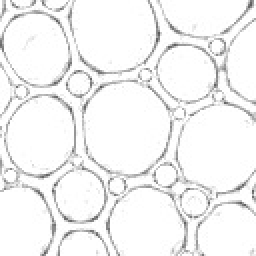
#> input picture BubbleGUI/Examples/lva/lva.jpg, 128 x 128 px (shown 2 times larger)
$ python bubblegui.py
#> lines starting #> are read from the running program, lines starting #| are printed output that depends on the picture
#!/usr/bin/env python
# coding: utf-8

# Chargement du module tkinter
import os
from tkinter import * # pour Python2 se serait Tkinter
from tkinter import filedialog
from PIL import ImageTk,Image
import math
import numpy as np
import csv
import matplotlib.image as mpimg
import qbubble as qb
import matplotlib.pyplot as plt
import matplotlib.cm as cm

# [24 lines left out: functions GenerateMask, original, Undo, not called in this run]

def EffacerTout():
    while len(Canevas.find_all()) > 1:
        Undo()

# [24 lines left out: functions asignColor, Drawbubbles, not called in this run]

def Distance(x1,y1,x2,y2):
    #euclidean distance
    return math.sqrt((math.pow(x1-x2,2))+(math.pow(y1-y2,2)))

# [37 lines left out: functions Key, Clic, bubblePlot, not called in this run]

lv = []         # list of bubble parameters
b  = []         # list of bubble points and properties
displayH = 550  # size of the image to be displayed
displayW = 550
imgH = 0        # original size of the image
imgW = 0
pw = 2.5        # polygon drawing width

# By default, canvas' highlightthickness is set to 2,
# which causes inappropriate shifts of images and contours.
# This is now handled and ht can be set to any (positive int) value.
ht = 10

# Building the main window
root = Tk()
root.title('Bubble')
root.state("normal")
# grid
root.rowconfigure(0, weight=1)
root.columnconfigure(0, weight=6)
root.columnconfigure(1, weight=2)
root.columnconfigure(1, weight=2)

frame = Frame(root)         # , padding="3 3 12 12")
frame.grid(column=0, row=0) # frame.config(padx = 0, pady = 0, bd = 0)

# open an image
tmpimgpath = filedialog.askopenfilename(initialdir=os.getcwd(),filetypes=[("Image files", ".jpg .png")])
#> the answer given: Examples/lva/lva.jpg
inputImg=Image.open(tmpimgpath)
#> inputImg is the input picture: PIL image 128x128 L; min 88, max 255, mean 242.9
filename = os.path.basename(tmpimgpath).replace(".png","").replace(".jpg","")
imgH = inputImg.height
#> imgH = 128
imgW = inputImg.width
#> imgW = 128
imgp = inputImg.resize([displayH, displayW])
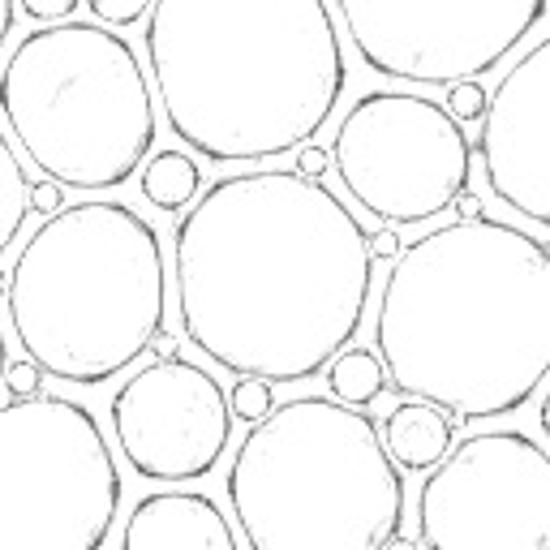
#> imgp: PIL image 550x550 L; min 87, max 255, mean 242.6
photo = ImageTk.PhotoImage(imgp)

#open the csv file asociated to the image
csvf = tmpimgpath.replace(".png",".csv").replace(".jpg",".csv")
#> (the run stopped early here; a loop or call above may not have finished)

$ run again, on BubbleGUI/Examples/lv/lv.png
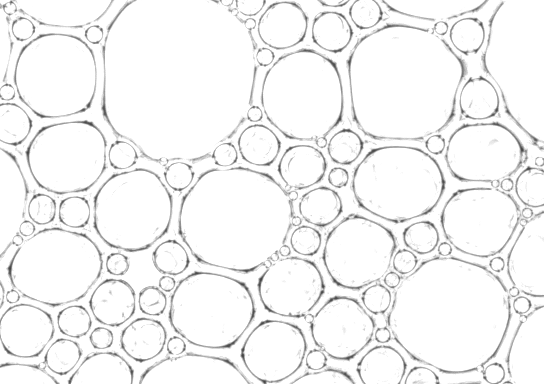
#> input picture BubbleGUI/Examples/lv/lv.png, 544 x 384 px
#> inputImg is the input picture: PIL image 544x384 L; min 68, max 255, mean 244
#> `imgp = inputImg.resize([displayH, displayW])`:
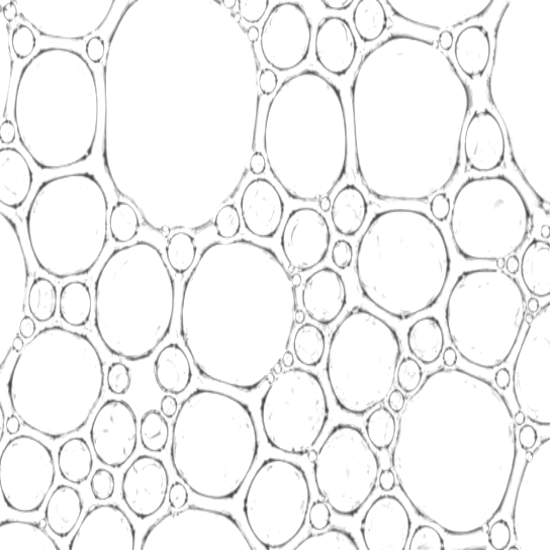
#> imgp: PIL image 550x550 L; min 66, max 255, mean 243.9

$ run again, on BubbleGUI/Examples/lvc/lvc.png
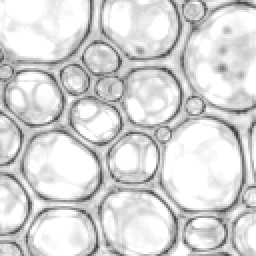
#> input picture BubbleGUI/Examples/lvc/lvc.png, 128 x 128 px (shown 2 times larger)
#> inputImg is the input picture: PIL image 128x128 RGB; min 59, max 255, mean 213.8
#> `imgp = inputImg.resize([displayH, displayW])`:
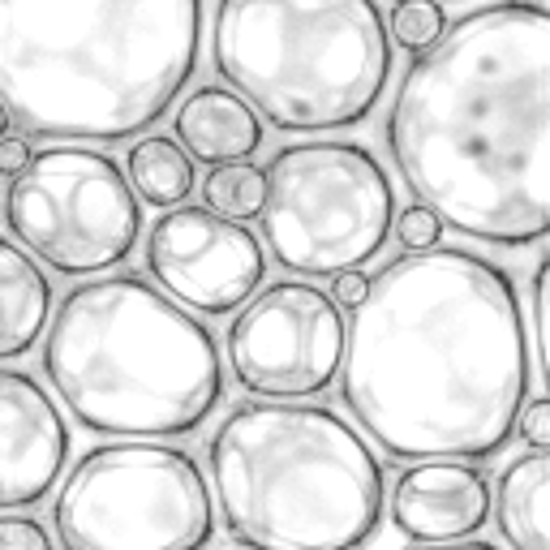
#> imgp: PIL image 550x550 RGB; min 56, max 255, mean 213.8
